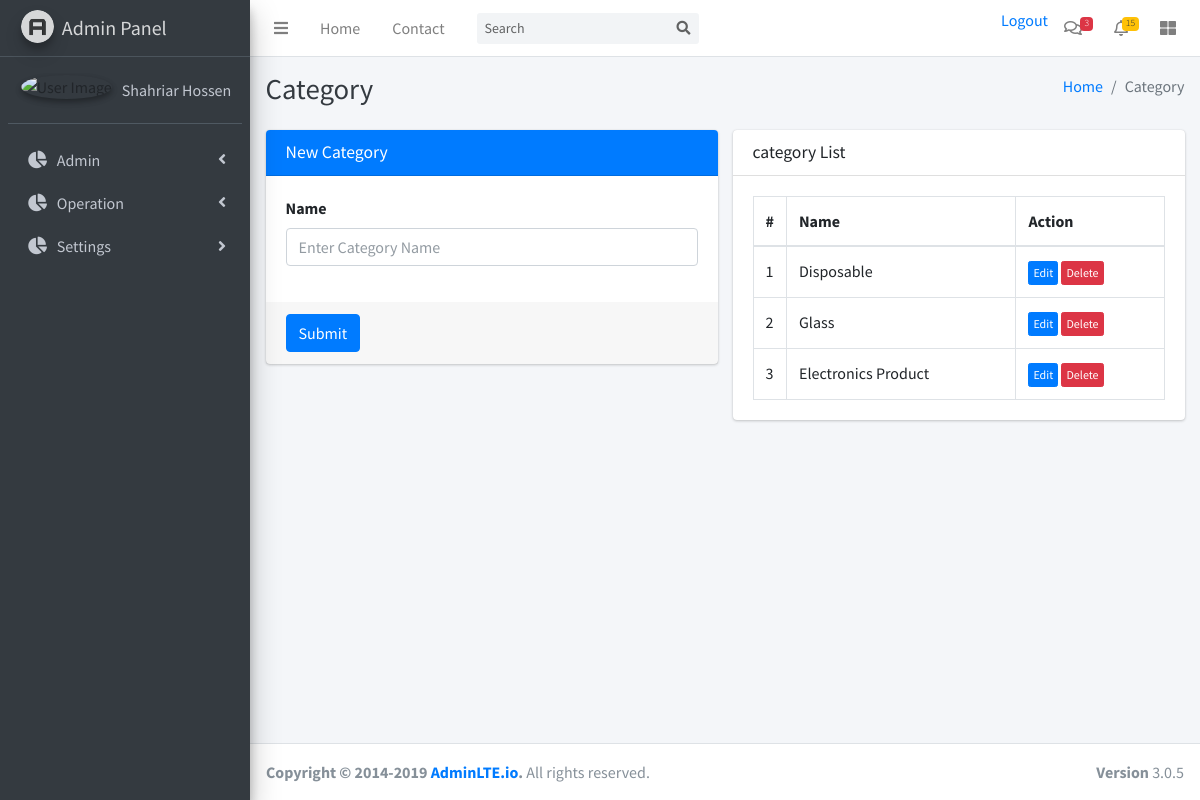
The page /Operation/category.php (signed in) on the database its author committed.
### tables this page shows
CREATE TABLE `category` (
  `categoryID` int(11) NOT NULL,
  `category_name` varchar(255) NOT NULL,
  `extra_charge` varchar(100) NOT NULL
);

### Operation/class/Controller.php (called while the page is built, shortened)
<?php
class Controller{
	private $conn;
	function __construct($host,$user,$password,$dbName)
	{
		$this->conn=new mysqli($host,$user,$password,$dbName);
	}
	public function get_category()
	{
		$result=$this->conn->query("SELECT * FROM `category`");
		return $result;
	}
}

### Operation/category.php (the view, shortened to what this page needs)
<?php
include_once 'header.php';
?>
<?php
include_once 'left_menu.php';
?>
<div class="content-wrapper">
  <div class="content-header">
    <div class="container-fluid">
      <div class="row mb-2">
        <div class="col-sm-6">
          <h1 class="m-0 text-dark">Category</h1>
        </div>
        <div class="col-sm-6">
          <ol class="breadcrumb float-sm-right">
            <li class="breadcrumb-item"><a href="#">Home</a></li>
            <li class="breadcrumb-item active">Category</li>
          </ol>
        </div>
      </div>
    </div>
  </div>
  <section class="content">
    <div class="container-fluid">
      <div class="row">
        <div class="col-md-12">
          <div class="row">
            <div class="col-md-6">
              <div class="card card-primary">
                <div class="card-header">
                  <h3 class="card-title">New Category </h3>
                </div>
                <?php
                if(isset($_GET['category_edit'])){
                  $cat=$obj->get_category_for_update($_GET['category_edit']);
                  ?>
                  <form role="form" action="<?php echo $_SERVER['PHP_SELF'] ?>" method="post">
                    <div class="card-body">
                      <div class="form-group">
                        <label for="exampleInputEmail1">Name</label>
                        <input type="text" name="name" class="form-control" id="exampleInputEmail1" placeholder="Enter Category Name" value="<?php echo $cat['category_name'] ?>">
                        <input type="hidden" name="categoryID" value="<?php echo $cat['categoryID'] ?>">
                      </div>
                    </div>
                    <div class="card-footer">
                      <button type="submit" class="btn btn-primary">Submit</button>
                    </div>
                  </form>
                  <?php
                }else{
                  ?>
                  <form role="form" action="<?php echo $_SERVER['PHP_SELF'] ?>" method="post">
                    <div class="card-body">
                      <div class="form-group">
                        <label for="exampleInputEmail1">Name</label>
                        <input type="text" name="name" class="form-control" id="exampleInputEmail1" placeholder="Enter Category Name">
                      </div>
                    </div>
                    <div class="card-footer">
                      <button type="submit" class="btn btn-primary">Submit</button>
                    </div>
                  </form>
                  <?php
                }
                ?>
              </div>
            </div>
            <div class="col-md-6">
              <div class="card">
                <div class="card-header">
                  <h3 class="card-title">category List</h3>
                </div>
                <div class="card-body">
                  <table class="table table-bordered">
                    <thead>
                      <tr>
                        <th style="width: 10px">#</th>
                        <th>Name</th>
                        <th >Action</th>
                      </tr>
                    </thead>
                    <tbody>
                      <?php
                      $list=$obj->get_category();
                      $i=1;
                      while ($row=$list->fetch_assoc()) {
                        ?>
                        <tr>
                          <td><?php echo $i++ ?></td>
                          <td><?php echo $row['category_name'] ?></td>
                          <td>
                            <a href="<?php echo $_SERVER['PHP_SELF'] ?>?category_edit=<?php echo $row['categoryID'] ?>" class="btn btn-xs btn-primary">Edit</a>
                            <a href="<?php echo $_SERVER['PHP_SELF'] ?>?category_delete=<?php echo $row['categoryID'] ?>" class="btn btn-xs btn-danger" onclick="return confirm('Are you sure?')">Delete</a>
                          </td>
                        </tr>
                        <?php } ?>
                      </tbody>
                    </table>
                  </div>
                </div>
              </div>
            </div>
          </div>
        </div>
      </div>
    </section>
  </div>
  <?php include_once 'footer.php'; ?>

### rows shown on the page
category: category_name "Disposable"
category: category_name "Glass"
category: category_name "Electronics Product"

### other values the page prints
$_SESSION['empName'] "Shahriar Hossen"
